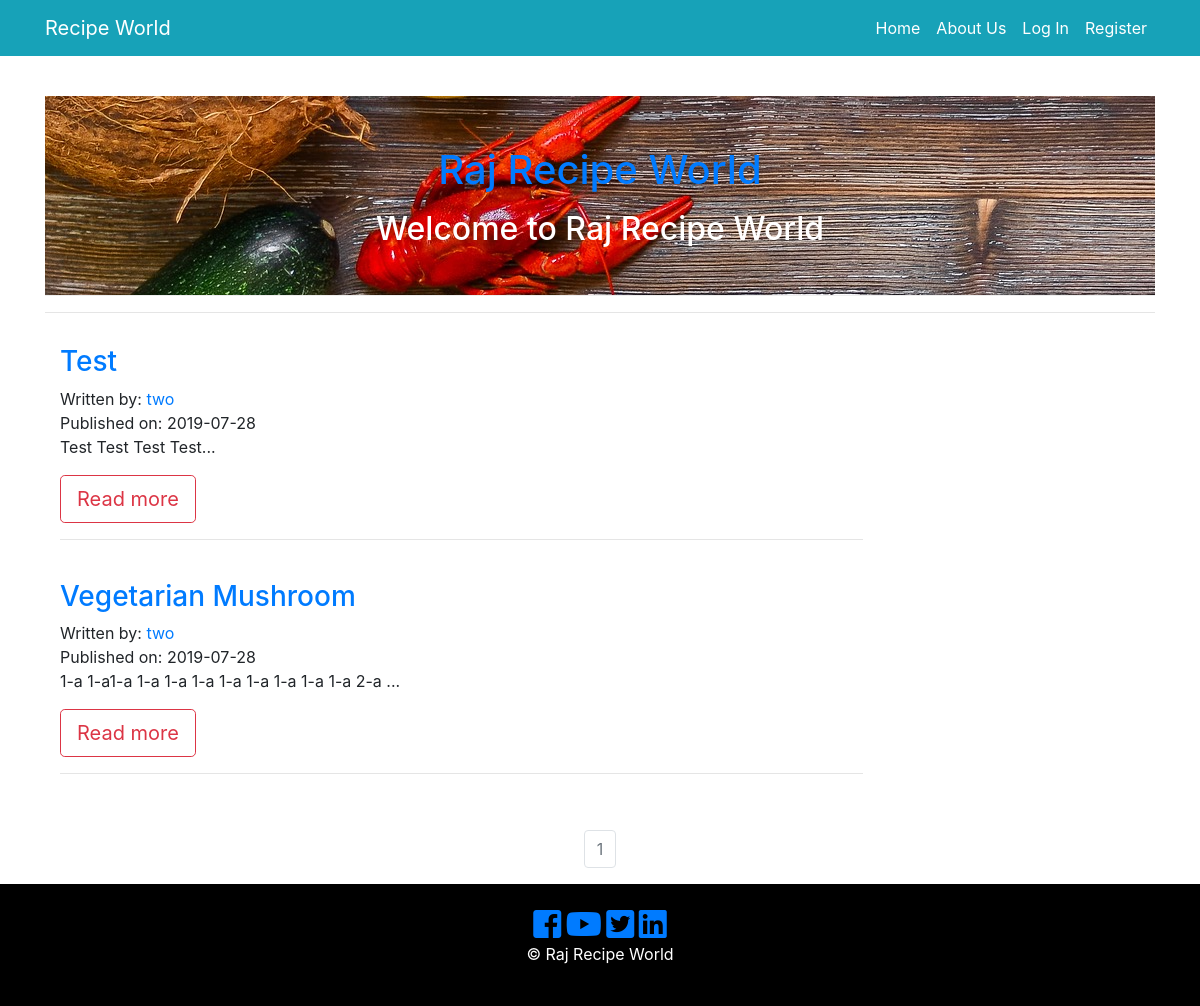
Before: / with the older database file.
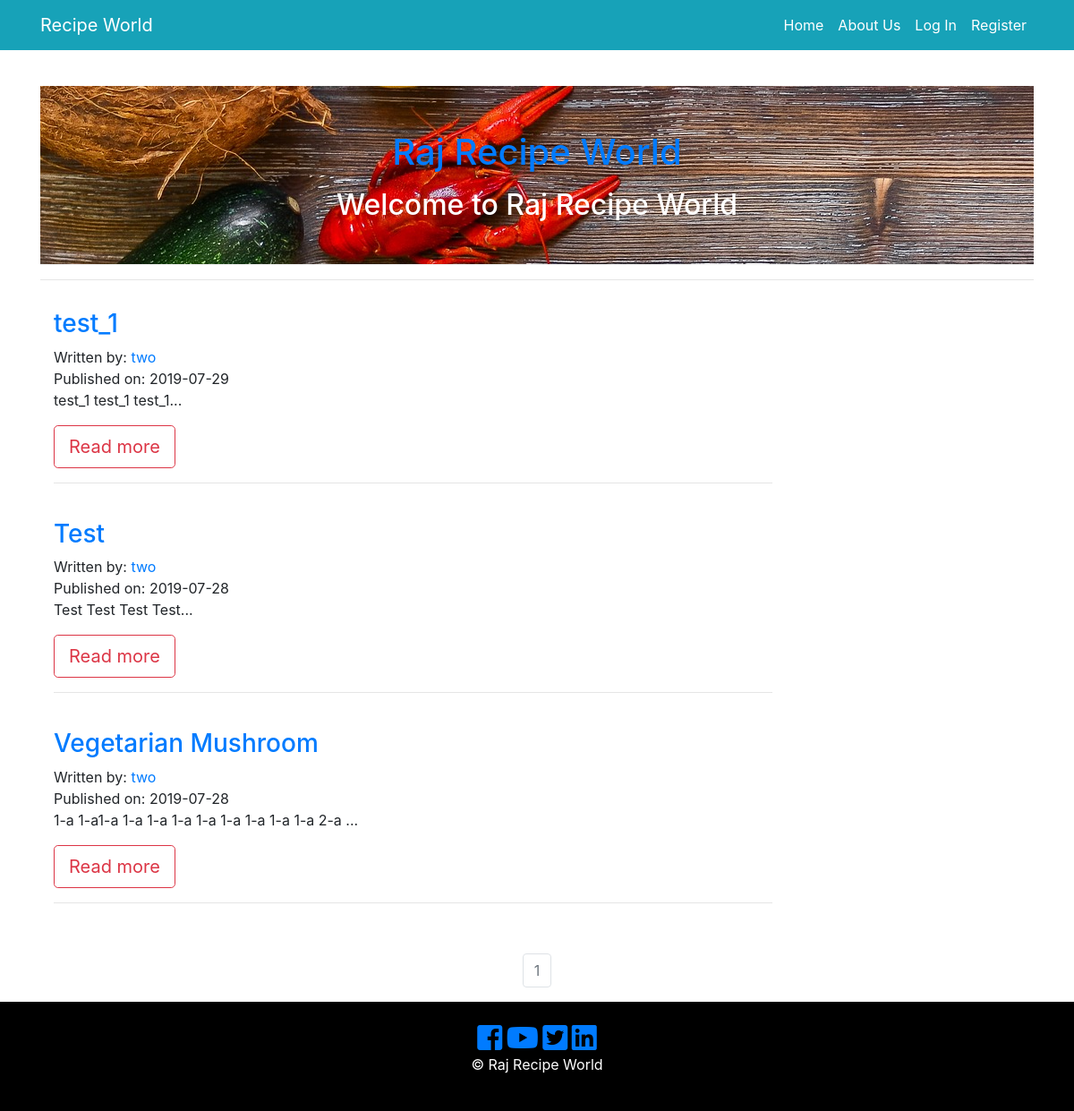
After: the same page with the newer database file.
### recipe_app/models.py (models this page shows, shortened)
class RecipePost(db.Model):
    users = db.relationship(User)
    id = db.Column(db.Integer, primary_key=True)
    user_id = db.Column(db.Integer, db.ForeignKey('users.id'), nullable=False)
    date = db.Column(db.DateTime, nullable=False, default=datetime.utcnow)
    recipe_image = db.Column(db.String(128), default=None, nullable=True)
    recipe_name = db.Column(db.String(164), nullable=False)
    course = db.Column(db.String(164), nullable=False)
    food_category = db.Column(db.String(164), nullable=False)
    cuisine = db.Column(db.String(164), nullable=False)
    prep_time = db.Column(db.String(164), nullable=False)
    cook_time = db.Column(db.String(164), nullable=False)
    allergens = db.Column(db.String(164), nullable=False)
    serving = db.Column(db.String(164), nullable=False)
    ingredients = db.Column(db.Text, nullable=False)
    recipe_description = db.Column(db.Text, nullable=False)

class User(db.Model, UserMixin):
     __tablename__ = 'users'
     id = db.Column(db.Integer, primary_key = True)
     picture = db.Column(db.String(128), default='default_profile.png', nullable=False)
     email = db.Column(db.String(64), unique=True, index=True)
     username = db.Column(db.String(64), unique=True, index=True)
     password_hash = db.Column(db.String(128))
     recipe = db.relationship('RecipePost', backref='author', lazy=True)

### recipe_app/core/views.py (the view)
@core.route('/')
def index():
    page = request.args.get('page', 1, type=int)
    all_recipies_posts = RecipePost.query.order_by(RecipePost.date.desc()).paginate(page=page, per_page=10)
    return render_template('index.html', all_recipies_posts = all_recipies_posts)

### recipe_app/templates/index.html (shortened to what this page needs)
{% extends "base.html" %}
{% block content %}
<header id="page-header">
    <div class="container">
      <div class="row">
        <div class="col-md-12 m-auto text-center">
          <h1 class = "text-primary"> Raj Recipe World </h1>
          <p> <h2 class = "text-secondar"> Welcome to Raj Recipe World </h2> </p>
        </div>
      </div>
    </div>
  </header>
  <hr>
<section id="info" class="py-3">
  <div class="container">
    {% for recipe in all_recipies_posts.items %}
    <div class="row">
      <div class="col-md-9 align-self-center">
        <h3> <a href="{{ url_for('recipe_posts.recipe_post', recipe_post_id=recipe.id) }}">{{ recipe.recipe_name }}</a> </h3>
          <p>
            Written by: <a href="{{ url_for('users.user_recipies', username = recipe.author.username) }}">{{ recipe.author.username }}</a>
            <br/>
            Published on: {{ recipe.date.strftime('%Y-%m-%d') }}
            <br/>
            {{ recipe.recipe_description[:100] }}...
            </p>
              <a href="{{ url_for('recipe_posts.recipe_post', recipe_post_id=recipe.id) }}" class="btn btn-outline-danger btn-lg">Read more</a>
              <hr>
               <br/>
          </div>
            <div class="col-md-3">
             </div>
           </div>
           {% endfor %}
         </div>
       </section>
<nav aria-label="Page navigation example">
  <ul class="pagination justify-content-center">
    {% for page_num in all_recipies_posts.iter_pages(left_edge=1, right_edge=1, left_current=1, right_current=2) %}
            {% if all_recipies_posts.page == page_num %}
              <li class="page-item disabled">
                <a class="page-link" href="{{ url_for('core.index', page=page_num) }}">{{ page_num }}</a>
              </li>
            {% else %}
              <li class="page-item">
                <a class="page-link" href="{{ url_for('core.index', page=page_num) }}">{{ page_num }}</a>
              </li>
            {% endif %}
    {% endfor %}
  </ul>
</nav>
{% endblock %}

### recipe_app/templates/base.html (shortened to what this page needs)
<!DOCTYPE html>
<html>
  <head>
      <link rel="stylesheet" href="https://stackpath.bootstrapcdn.com/bootstrap/4.3.1/css/bootstrap.min.css">
      <link type="text/css" rel="stylesheet" href="{{ url_for('static', filename='css/master.css') }}"/>
      <link rel="stylesheet" href="https://use.fontawesome.com/releases/v5.3.1/css/all.css"
>
  </head>
<body>
  <header class="py-5" >
<nav class="navbar navbar-expand-sm navbar-dark bg-info fixed-top ">
    <div class="container">
      <a href="{{ url_for('core.index') }}" target="_blank" class="navbar-brand">Recipe World</a>
      <div class="collapse navbar-collapse" id="navbarCollapse">
         <ul class="navbar-nav ml-auto">
            <li class="nav-item active">
              <a class="nav-link text-white" href="{{ url_for('core.index') }}">Home</a>
            </li>
            <li class="nav-item">
              <a class="nav-link text-white" href="{{ url_for('core.info') }}">About Us</a>
            </li>
            {% if current_user.is_authenticated %}
            <li class="nav-item">
                <a class="nav-link text-white" href="{{ url_for('users.logout') }}">Log Out</a>
            </li>
            <li class="nav-item">
                <a class="nav-link text-white" href="{{ url_for('users.account') }}">Account</a>
            </li>
            <li class="nav-item">
                <a class="nav-link text-white" href="{{ url_for('recipe_posts.create_recipe') }}">Add Recipe</a>
            </li>
             <li class="nav-item">
                <a class="nav-link text-white" href="{{ url_for('users.user_recipies' , username=current_user.username) }}">{{ current_user }}</a>
              </li>
              {% else %}
              <li class="nav-item">
                  <a class="nav-link text-white" href="{{ url_for('users.login') }}"> Log In </a>
              </li>
              <li class="nav-item">
                  <a class="nav-link text-white" href="{{ url_for('users.register') }}"> Register </a>
              </li>
              {% endif %}
    </ul>
    </div>
   </div>
  </nav>
 </header>
<div class="container">
  {% block content %}
  {% endblock %}
</div>
         <footer id="main-footer" class="text-center p-4">
          <div class="container">
              <div class="row">
                <div class="col">
                    <a href="#"> <i class="fab fa-facebook-square fa-2x"> </i> </a>
                    <a href="#"> <i class="fab fa-youtube fa-2x"> </i> </a>
                    <a href="#"> <i class="fab fa-twitter-square fa-2x"></i> </a>
                    <a href="#"> <i class="fab fa-linkedin fa-2x"></i> </a>
                  <p> &copy;
                     Raj Recipe World </p>
                </div>
              </div>
            </div>
          </footer>
  </body>
</html>

### recipe_app/static/css/master.css (style rules this page uses)
#page-header { height: 200px; background: url('../img/food1.jpg'); background-position: 0 -360px; background-attachment: fixed; color: #fff; border-bottom: 1px #eee solid; padding-top: 50px; }
#main-footer { background: #000; color: #fff; }

Changed rows visible on the page:
added RecipePost: recipe_name "test_1", author.username "two", date "2019-07-29", recipe_description "test_1 test_1 test_1"
